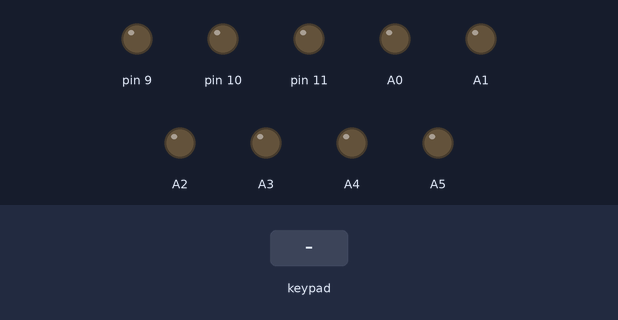
A sketch run on a simulated Arduino Uno, built with avr-gcc and run on an emulated ATmega328P. Shown: output pins drawn as LEDs (lit = HIGH). The inputs (shaded band) are chosen by the test bench.

Above: at 1.2 s.
1.3 s: keypad keys 5 4 3 2 pressed 0.4 s apart
At 3.9 s:
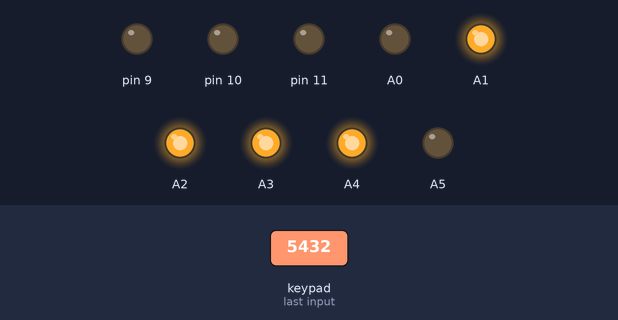
4.4 s: key '1' pressed
At 5.3 s:
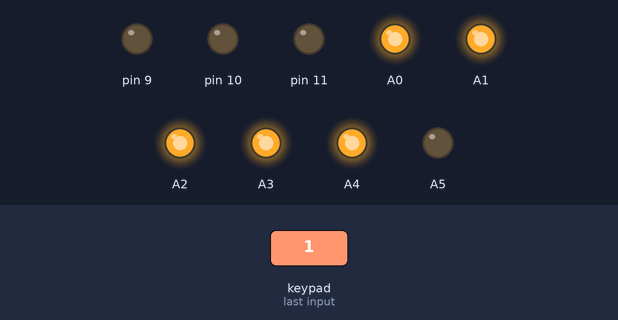
5.9 s: key '2' pressed
At 6.4 s:
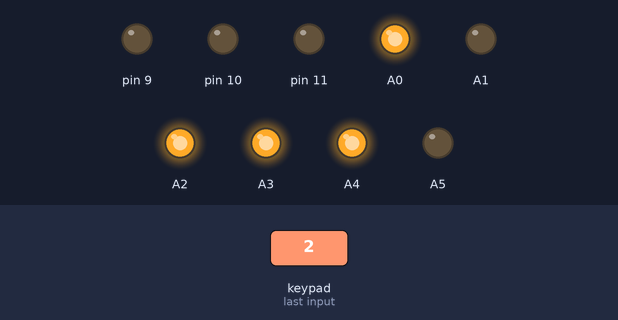
7.4 s: keypad keys 5 4 3 2 # pressed 0.4 s apart
At 7.6 s:
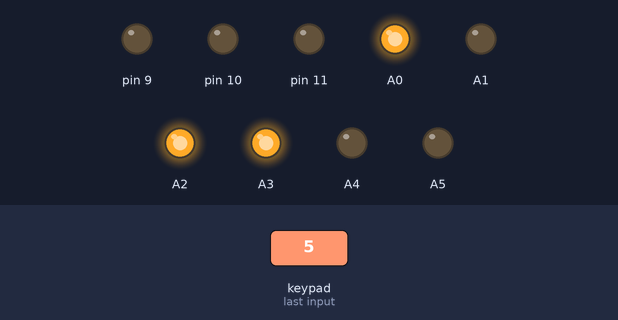
10.9 s: key '3' pressed
At 11.6 s:
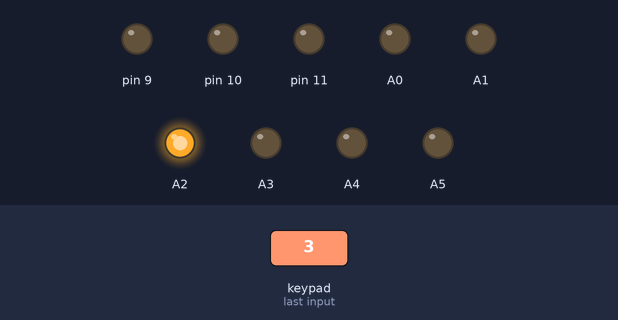
12.4 s: keypad keys 5 4 3 2 * pressed 0.4 s apart
At 15.2 s:
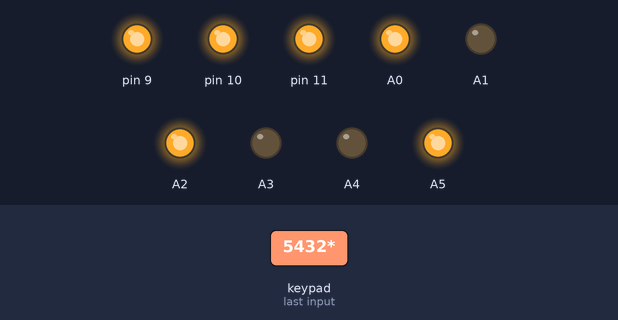
Timing chart, 0 to 16.7 s (numbered marks = the images above; inputs shaded):
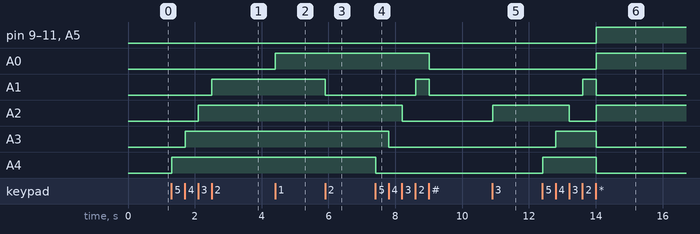

The sketch:

sketch_apr02a.ino
```cpp
#include <Keypad.h>
const byte Rows = 4; //four rows
const byte Cols = 3; //three columns
char Keys[Rows][Cols] = {
  {'1','2','3'},
  {'4','5','6'},
  {'7','8','9'},
  {'*','0','#'}
};
byte rowPins[Rows] = {5,4,3,2};//pins relevant to the rows
byte colPins[Cols] = {6,7,8};//pins relevant to the columns
Keypad keypad = Keypad(makeKeymap(Keys),rowPins,colPins,Rows,Cols);
void setup() {
  Serial.begin(9600);
  // output pins
  pinMode(A0,OUTPUT);
  pinMode(A1,OUTPUT);
  pinMode(A2,OUTPUT);
  pinMode(A3,OUTPUT);
  pinMode(A4,OUTPUT);
  pinMode(A5,OUTPUT);
  pinMode(9,OUTPUT);
  pinMode(10,OUTPUT);
  pinMode(11,OUTPUT);
}

void loop() {
  char key ;
  key = keypad.getKey();
  if(key)
  {
    switch(key)
    {case '1':{digitalWrite(A0, !digitalRead(A0));
             break;}
    case '2':{digitalWrite(A1, !digitalRead(A1));
             break;}
    case '3':{digitalWrite(A2, !digitalRead(A2));
             break;}
    case '4':{digitalWrite(A3, !digitalRead(A3));
             break;}
    case '5':{digitalWrite(A4, !digitalRead(A4));
             break;}
    case '6':{digitalWrite(A5, !digitalRead(A5));
             break;}


    case '7':{digitalWrite(9, !digitalRead(9));
             break;}
    case '8':{digitalWrite(10, !digitalRead(10));
             break;}
    case '9':{digitalWrite(11, !digitalRead(11));
             break;}
    case '*':{digitalWrite(10, !digitalRead(10));digitalWrite(9, !digitalRead(9));digitalWrite(11, !digitalRead(11));digitalWrite(A0, !digitalRead(A0));
             digitalWrite(A1, !digitalRead(A1));digitalWrite(A2, !digitalRead(A2));digitalWrite(A3, !digitalRead(A3));digitalWrite(A4, !digitalRead(A4));digitalWrite(A5, !digitalRead(A5));break;}
    case '#':{digitalWrite(A0,LOW);digitalWrite(A1,LOW);digitalWrite(A2,LOW);digitalWrite(A3,LOW);digitalWrite(A4,LOW);digitalWrite(A5,LOW);digitalWrite(9,LOW);digitalWrite(10,LOW);digitalWrite(11,LOW);break;}
    case '0':{digitalWrite(A0,HIGH);digitalWrite(A1,HIGH);digitalWrite(A2,HIGH);digitalWrite(A3,HIGH);digitalWrite(A4,HIGH);digitalWrite(A5,HIGH);digitalWrite(9,HIGH);digitalWrite(10,HIGH);digitalWrite(11,HIGH);break;}


    }
 }
}
```

Measured:
- after the input at 1.3 s, A1: LOW → HIGH after 1.2 s; A2: LOW → HIGH after 0.80 s; A3: LOW → HIGH after 0.41 s; A4: LOW → HIGH at once
- after the input at 4.4 s, A0: LOW → HIGH at once
- after the input at 5.9 s, A1: HIGH → LOW at once
- after the input at 7.4 s, A0: HIGH → LOW after 1.6 s; A1: LOW → HIGH after 1.2 s, → LOW 0.40 s later; A2: HIGH → LOW after 0.80 s; A3: HIGH → LOW after 0.40 s; A4: HIGH → LOW at once
- after the input at 10.9 s, A2: LOW → HIGH at once
- after the input at 12.4 s, pin 9–11, A0, A5: LOW → HIGH after 1.6 s; A1: LOW → HIGH after 1.2 s, → LOW 0.40 s later; A2: HIGH → LOW after 0.80 s, → HIGH 0.81 s later; A3: LOW → HIGH after 0.40 s, → LOW 1.2 s later; A4: LOW → HIGH at once, → LOW 1.6 s later
